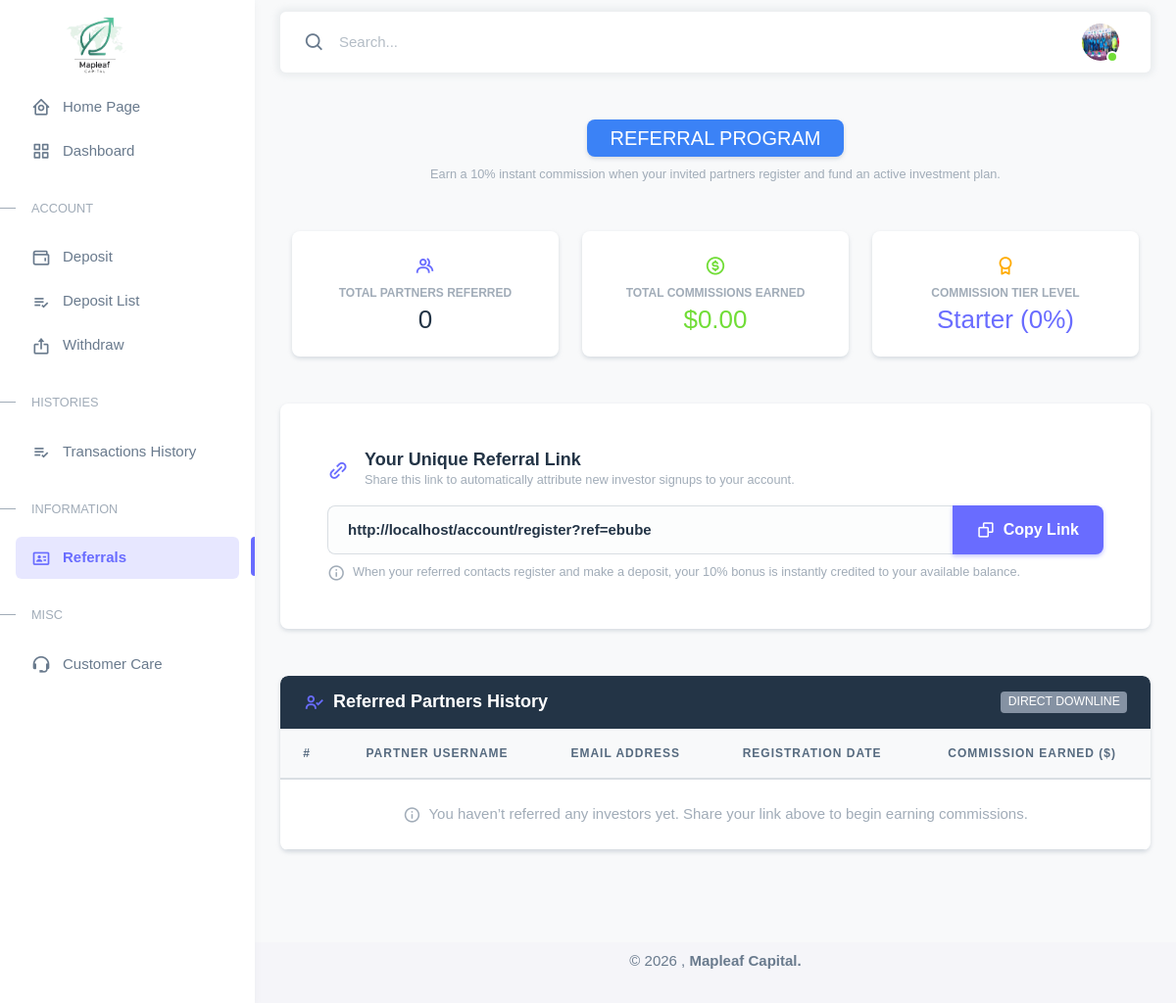
/my-account/portal/referrals.php (signed in), run on the app's committed database.
### tables this page shows
CREATE TABLE `registration` (
  `id` int(11) NOT NULL,
  `account_id` varchar(100) NOT NULL,
  `surname` varchar(200) NOT NULL,
  `firstname` varchar(200) NOT NULL,
  `middlename` varchar(200) NOT NULL,
  `sex` varchar(10) NOT NULL,
  `dob` varchar(50) NOT NULL,
  `address` varchar(500) NOT NULL,
  `email` varchar(200) NOT NULL,
  `phone` varchar(20) NOT NULL,
  `username` varchar(100) NOT NULL,
  `password` varchar(200) NOT NULL,
  `passport` varchar(200) NOT NULL,
  `bitcoin_address` varchar(500) DEFAULT NULL,
  `usdt_address` varchar(500) DEFAULT NULL,
  `eth_address` varchar(500) DEFAULT NULL,
  `usdcErc20_address` varchar(200) DEFAULT NULL,
  `usdtErc20_address` varchar(500) DEFAULT NULL,
  `tron_address` varchar(500) DEFAULT NULL,
  `account_balance` varchar(500) DEFAULT NULL,
  `ref` varchar(500) DEFAULT NULL,
  `total_referral_bonus` varchar(50) DEFAULT NULL,
  `last_login` varchar(100) DEFAULT NULL,
  `date_created` datetime NOT NULL DEFAULT current_timestamp()
);

### my-account/portal/referrals.php (the view, shortened to what this page needs)
<?php
include('connect.php');
$que = "select * from registration where username = '" . $_SESSION['account_user'] . "'";
$res = mysqli_query($conn, $que);
$row = mysqli_fetch_array($res);
$current_user = $_SESSION['account_user'];
$query = "SELECT * FROM registration WHERE ref = ?";
$stmt = $conn->prepare($query);
$stmt->bind_param("s", $current_user);
$stmt->execute();
$results = $stmt->get_result();
$sql = "SELECT COUNT(*) AS total_referrals,
               SUM(total_referral_bonus) AS total_earnings
        FROM registration
        WHERE ref = ?";
$stmt = $conn->prepare($sql);
$stmt->bind_param("s", $current_user);
$stmt->execute();
$result = $stmt->get_result();
$data = $result->fetch_assoc();
$total_referrals = $data['total_referrals'] ?? 0;
$total_earnings = $data['total_earnings'] ?? 0.00;
if ($total_referrals >= 20 || $total_earnings >= 200) {
  $referral_level = "Level 3 (20%)";
} elseif ($total_referrals >= 10 || $total_earnings >= 100) {
  $referral_level = "Level 2 (15%)";
} elseif ($total_referrals >= 5 || $total_earnings >= 50) {
  $referral_level = "Level 1 (10%)";
} else {
  $referral_level = "Starter (0%)";
}
?>
<!DOCTYPE html>
<html
  lang="en"
  class="light-style layout-menu-fixed"
  dir="ltr"
  data-theme="theme-default"
  data-assets-path="../assets/"
  data-template="vertical-menu-template-free">
</html>
<head>
  <link rel="stylesheet" href="../assets/vendor/fonts/boxicons.css" />
  <link rel="stylesheet" href="../assets/vendor/css/core.css" class="template-customizer-core-css" />
  <link rel="stylesheet" href="../assets/vendor/css/theme-default.css" class="template-customizer-theme-css" />
  <link rel="stylesheet" href="../assets/css/demo.css" />
  <link rel="stylesheet" href="../assets/vendor/libs/perfect-scrollbar/perfect-scrollbar.css" />
  <link rel="stylesheet" href="../assets/vendor/libs/apex-charts/apex-charts.css" />
  <link rel="stylesheet" href="https://cdnjs.cloudflare.com/ajax/libs/font-awesome/6.5.0/css/all.min.css">
</head>
</head>
<body>
  <div class="layout-wrapper layout-content-navbar">
    <div class="layout-container">
      <aside id="layout-menu" class="layout-menu menu-vertical menu bg-menu-theme">
        <div class="app-brand demo">
          <a href="index.html" class="app-brand-link">
            <span class="app-brand-logo demo">
              <img src="./img/mapleaf-logo.png" alt="" width="130px">
            </span>
          </a>
        </div>
        <ul class="menu-inner py-1">
          <li class="menu-item mt-2">
            <a href="https://mapleafcapital.com/" class="menu-link">
              <i class="menu-icon tf-icons bx bx-home-circle"></i>
              <div data-i18n="Homepage">Home Page</div>
            </a>
          </li>
          <li class="menu-item ">
            <a href="index" class="menu-link">
              <i class="menu-icon tf-icons bx bx-grid-alt"></i>
              <div data-i18n="Analytics">Dashboard</div>
            </a>
          </li>
          <li class="menu-header small text-uppercase">
            <span class="menu-header-text">ACCOUNT</span>
          </li>
          <li class="menu-item">
            <a href="deposit" class="menu-link">
              <i class="menu-icon tf-icons bx bx-wallet"></i>
              <div data-i18n="#">Deposit</div>
            </a>
          </li>
          <li class="menu-item">
            <a href="deposit-list" class="menu-link">
              <i class="menu-icon tf-icons bx bx-list-check"></i>
              <div data-i18n="#">Deposit List</div>
            </a>
          </li>
          <li class="menu-item">
            <a href="withdraw" class="menu-link">
              <i class="menu-icon tf-icons bx bx-export"></i>
              <div data-i18n="#">Withdraw</div>
            </a>
          </li>
          <li class="menu-header small text-uppercase"><span class="menu-header-text">HISTORIES</span></li>
          <li class="menu-item">
            <a href="transactions_history" class="menu-link">
              <i class="menu-icon tf-icons bx bx-list-check"></i>
              <div data-i18n="Basic">Transactions History</div>
            </a>
          </li>
          <li class="menu-header small text-uppercase"><span class="menu-header-text">INFORMATION</span></li>
          <li class="menu-item active">
            <a href="referrals" class="menu-link">
              <i class="menu-icon tf-icons bx bx-id-card"></i>
              <div data-i18n="Basic">Referrals</div>
            </a>
          </li>
          <li class="menu-header small text-uppercase"><span class="menu-header-text">Misc</span></li>
          <li class="menu-item">
            <a
              href="customer-care"
              target="#"
              class="menu-link">
              <i class="menu-icon tf-icons bx bx-support"></i>
              <div data-i18n="Support">Customer Care</div>
            </a>
          </li>
        </ul>
      </aside>
      <div class="layout-page">
        <nav
          class="layout-navbar container-xxl navbar navbar-expand-xl navbar-detached align-items-center bg-navbar-theme"
          id="layout-navbar">
          <div class="navbar-nav-right d-flex align-items-center" id="navbar-collapse">
            <div class="navbar-nav align-items-center">
              <div class="nav-item d-flex align-items-center">
                <i class="bx bx-search fs-4 lh-0"></i>
                <input
                  type="text"
                  class="form-control border-0 shadow-none"
                  placeholder="Search..."
                  aria-label="Search..." />
              </div>
            </div>
            <ul class="navbar-nav flex-row align-items-center ms-auto">
              <li class="nav-item navbar-dropdown dropdown-user dropdown">
                <a class="nav-link dropdown-toggle hide-arrow" href="javascript:void(0);" data-bs-toggle="dropdown">
                  <div class="avatar avatar-online">
                    <img src="../../<?php echo htmlspecialchars($row['passport'], ENT_QUOTES, 'UTF-8'); ?>" alt class="rounded-circle" />
                  </div>
                </a>
              </li>
            </ul>
          </div>
        </nav>
        <div class="content-wrapper">
          <div class="container py-5">
            <div class="text-center mb-5">
              <div class="py-2 px-4 rounded-3 d-inline-block shadow-sm" style="background-color: #3b82f6;">
                <h3 class="m-0 fw-extrabold text-white tracking-wide text-uppercase" style="font-size: 1.25rem;">
                  REFERRAL PROGRAM
                </h3>
              </div>
              <p class="text-muted small mt-2 max-w-lg mx-auto">
                Earn a 10% instant commission when your invited partners register and fund an active investment plan.
              </p>
            </div>
            <div class="row g-4 mb-5 max-w-5xl mx-auto">
              <div class="col-md-4">
                <div class="card border-0 shadow-sm rounded-4 p-4 text-center bg-white border" style="border-color: #e2e8f0 !important;">
                  <div class="w-10 h-10 rounded-circle bg-primary-subtle text-primary mx-auto mb-2 d-flex align-items-center justify-content-center">
                    <i class="bx bx-group fs-4"></i>
                  </div>
                  <span class="d-block text-uppercase text-muted fw-bold mb-1" style="font-size: 0.75rem;">Total Partners Referred</span>
                  <h3 class="fw-extrabold text-dark m-0">
                    <?php echo htmlspecialchars($total_referrals ?? 0, ENT_QUOTES, 'UTF-8'); ?>
                  </h3>
                </div>
              </div>
              <div class="col-md-4">
                <div class="card border-0 shadow-sm rounded-4 p-4 text-center bg-white border" style="border-color: #e2e8f0 !important;">
                  <div class="w-10 h-10 rounded-circle bg-success-subtle text-success mx-auto mb-2 d-flex align-items-center justify-content-center">
                    <i class="bx bx-dollar-circle fs-4"></i>
                  </div>
                  <span class="d-block text-uppercase text-muted fw-bold mb-1" style="font-size: 0.75rem;">Total Commissions Earned</span>
                  <h3 class="fw-extrabold text-success m-0">
                    $<?php echo number_format((float)($total_earnings ?? 0), 2); ?>
                  </h3>
                </div>
              </div>
              <div class="col-md-4">
                <div class="card border-0 shadow-sm rounded-4 p-4 text-center bg-white border" style="border-color: #e2e8f0 !important;">
                  <div class="w-10 h-10 rounded-circle bg-warning-subtle text-warning mx-auto mb-2 d-flex align-items-center justify-content-center">
                    <i class="bx bx-award fs-4"></i>
                  </div>
                  <span class="d-block text-uppercase text-muted fw-bold mb-1" style="font-size: 0.75rem;">Commission Tier Level</span>
                  <h3 class="fw-extrabold text-primary m-0">
                    <?php echo htmlspecialchars($referral_level ?? 'Tier 1 (10%)', ENT_QUOTES, 'UTF-8'); ?>
                  </h3>
                </div>
              </div>
            </div>
            <div class="card border-0 shadow-sm rounded-4 p-4 p-md-5 bg-white border max-w-5xl mx-auto mb-5" style="border-color: #e2e8f0 !important;">
              <div class="d-flex align-items-center mb-3">
                <div class="w-10 h-10 rounded-3 bg-primary-subtle text-primary d-flex align-items-center justify-content-center me-3">
                  <i class="bx bx-link-alt fs-4"></i>
                </div>
                <div>
                  <h5 class="fw-bold text-dark mb-0">Your Unique Referral Link</h5>
                  <p class="text-muted small mb-0">Share this link to automatically attribute new investor signups to your account.</p>
                </div>
              </div>
              <?php
              $protocol = (!empty($_SERVER['HTTPS']) && $_SERVER['HTTPS'] !== 'off') ? "https://" : "http://";
              $domain = $_SERVER['HTTP_HOST'];
              $referral_url = $protocol . $domain . "/account/register?ref=" . urlencode($row['username'] ?? '');
              ?>
              <div class="input-group input-group-lg mb-2">
                <input type="text" id="refLink" class="form-control bg-light font-mono text-dark fw-bold border-end-0 fs-6" readonly value="<?php echo htmlspecialchars($referral_url, ENT_QUOTES, 'UTF-8'); ?>">
                <button class="btn btn-primary fw-bold px-4" type="button" id="copyBtn" onclick="copyReferralLink()">
                  <i class="bx bx-copy me-1" id="copyIcon"></i> <span id="copyText">Copy Link</span>
                </button>
              </div>
              <small class="text-muted">
                <i class="bx bx-info-circle me-1"></i> When your referred contacts register and make a deposit, your 10% bonus is instantly credited to your available balance.
              </small>
            </div>
            <div class="card border-0 shadow-sm rounded-4 overflow-hidden max-w-5xl mx-auto border" style="border-color: #e2e8f0 !important;">
              <div class="card-header bg-dark text-white py-3 px-4 d-flex align-items-center justify-content-between">
                <div class="d-flex align-items-center">
                  <i class="bx bx-user-check fs-4 me-2 text-primary"></i>
                  <h5 class="mb-0 fw-bold text-white">Referred Partners History</h5>
                </div>
                <span class="badge bg-secondary font-mono">Direct Downline</span>
              </div>
              <div class="card-body p-0">
                <div class="table-responsive">
                  <table class="table table-hover align-middle text-center mb-0">
                    <thead class="bg-light text-muted uppercase font-mono" style="font-size: 0.75rem;">
                      <tr>
                        <th class="py-3">#</th>
                        <th class="py-3">Partner Username</th>
                        <th class="py-3">Email Address</th>
                        <th class="py-3">Registration Date</th>
                        <th class="py-3">Commission Earned ($)</th>
                      </tr>
                    </thead>
                    <tbody>
                      <?php
                      if (isset($results) && $results->num_rows > 0) {
                        $count = 1;
                        while ($row2 = $results->fetch_assoc()) {
                          echo "<tr>";
                          echo "<td class='fw-bold text-muted'>{$count}</td>";
                          echo "<td class='fw-bold text-dark'>" . htmlspecialchars($row2['username'], ENT_QUOTES, 'UTF-8') . "</td>";
                          echo "<td class='small text-muted'>" . htmlspecialchars($row2['email'], ENT_QUOTES, 'UTF-8') . "</td>";
                          echo "<td class='small font-mono text-secondary'>" . date('d M Y, H:i', strtotime($row2['date_created'])) . "</td>";
                          echo "<td class='fw-bold text-success'>$" . number_format((float)($row2['total_referral_bonus'] ?? 0), 2) . "</td>";
                          echo "</tr>";
                          $count++;
                        }
                      } else {
                        echo "<tr><td colspan='5' class='py-4 text-muted'><i class='bx bx-info-circle me-1'></i> You haven’t referred any investors yet. Share your link above to begin earning commissions.</td></tr>";
                      }
                      ?>
                    </tbody>
                  </table>
                </div>
              </div>
            </div>
          </div>
        </div>
        <br><br>
        <footer class="content-footer footer bg-footer-theme">
          <div class="container-xxl py-2 d-flex justify-content-center text-center">
            <div>
              &copy;
              , <strong>Mapleaf Capital.</strong>
            </div>
          </div><br>
        </footer>
      </div>
    </div>
  </div>
</body>
</html>

### my-account/assets/css/demo.css (style rules this page uses)
.menu .app-brand.demo { height: 64px; margin-top: 12px; }

### my-account/portal/referrals.php (style rules this page uses)
body { background-color: #f8f9fa; font-family: 'Poppins', sans-serif; }
.table thead th { background-color: #f8f9fa; color: #333; }
.card { transition: all 0.3s ease; }

### data on the page
registration: passport (picture), username "http://localhost/account/register?ref=ebube"

### other printed values
$total_referrals "0"
$total_earnings "0.00"
$referral_level "Starter (0%)"
